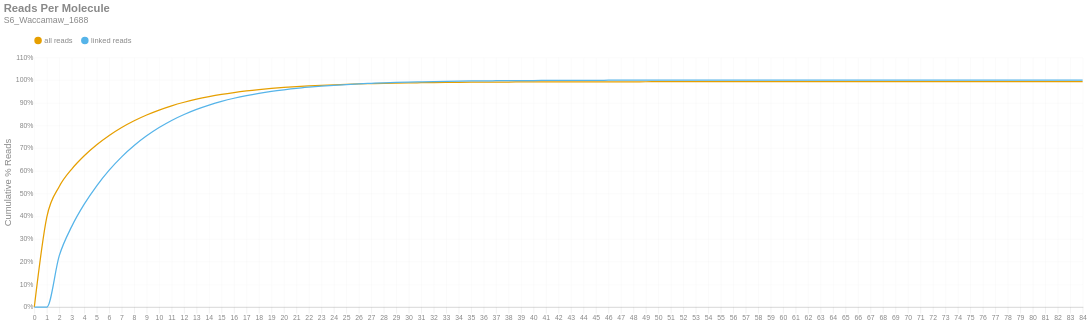

The notebook cell this image was saved under:
### Markdown cell above
### Reads per Molecule
This chart shows the cumulative distribution of the number of reads per linked molecule. That is, how many alignments are associated with a unique molecule. This excludes the number of reads associated with invalid or absent linked-read barcodes. The `linked` histogram is the percentages recalculated when disregarding singletons.

### Code cell
if SKIPLR:
    print_html(f"Skipped")
else:
    counts = np.bincount(valids['reads'].cast(pl.Int64).to_numpy())
    weighted = counts * np.arange(len(counts))
    all_perc = weighted / n_reads
    linked_perc = weighted / n_linked_reads
    linked_perc[1] = 0
    binned_df = pl.DataFrame({
        'readsper': list(range(len(counts))),
        'all reads (cumsum)': np.cumsum(all_perc).tolist(),
        'linked reads (cumsum)': np.cumsum(linked_perc).tolist(),
    })

    with SafeRender(binned_df):
        (
            density_plot(binned_df, 'Reads Per Molecule', samplename, 'readspmol')
            .encode(
                x=alt.X('readsper:O', title=None).axis(labelAngle=0).scale(padding=0),
                y=alt.Y('value:Q', title='Cumulative % Reads').axis(format='%').stack(False),
                color=alt.Color("key:N").scale(domain=["all reads", "linked reads"]),
                tooltip=[
                    alt.Tooltip("key:N", title="Data Type"),
                    alt.Tooltip("readsper:O", title="Reads Per Molecule"),
                    alt.Tooltip("value:Q", format=".2%", title="% Reads (Cum.)")
                ]            
            )
        ).display()

### Figure 1 — Vega-Lite specification as saved in the notebook (floating-point values rounded to 4 significant figures)
{"width": "container", "height": 400, "config": {"title": {"anchor": "start", "dy": -15, "fontSize": 18, "color": "#888888", "subtitleColor": "#888888", "subtitleFontSize": 14}, "arc": {"fill": "#0072B2"}, "axis": {"domainColor": "#888888", "domainWidth": 0.5, "gridWidth": 0.2, "grid": false, "titleFontWeight": 400, "titleFontSize": 15, "labelFontSize": 11, "labelColor": "#888888", "tickColor": "#888888", "tickWidth": 0.2, "titleColor": "#888888"}, "axisBand": {"grid": false}, "axisX": {"grid": true, "tickSize": 10, "domainCap": "round"}, "axisY": {"domain": false, "grid": true, "tickSize": 0, "domainCap": "round"}, "background": "transparent", "header": {"labelFontSize": 15, "labelColor": "#888888", "titleFontSize": 15, "titleFontWeight": 600, "titleColor": "#888888"}, "legend": {"labelFont": "sans-serif", "labelFontSize": 12, "labelColor": "#888888", "symbolSize": 100, "symbolType": "circle", "titleFontSize": 12, "titlePadding": 10, "titleColor": "#888888", "title": null, "orient": "top"}, "range": {"category": ["#E69F00", "#56B4E9", "#009E73", "#F0E442", "#0072B2", "#D55E00", "#CC79A7", "#000000"], "diverging": ["#cfe8f3", "#a2d4ec", "#73bfe2", "#46abdb", "#1696d2", "#12719e"]}, "area": {"fill": "#0072B2", "fillOpacity": 0.7, "line": true, "strokeOpacity": 0.7}, "line": {"color": "#0072B2", "stroke": "#0072B2", "strokeWidth": 2}, "trail": {"color": "#0072B2", "stroke": "#0072B2", "strokeWidth": 0, "size": 1}, "point": {"filled": true, "fillOpacity": 1.0, "size": 95}, "text": {"color": "#888888", "fontSize": 11, "align": "right", "fontWeight": 400, "size": 11}, "bar": {"fill": "#0072B2", "stroke": null}, "view": {"stroke": null, "continuousWidth": 660, "continuousHeight": 400}}, "data": {"name": "data-5fd92cce48e0ac1e5d630fd090b3a3e9"}, "mark": {"type": "line", "interpolate": "monotone", "point": {"opacity": 0, "size": 275}}, "encoding": {"color": {"field": "key", "scale": {"domain": ["all reads", "linked reads"]}, "type": "nominal"}, "tooltip": [{"field": "key", "title": "Data Type", "type": "nominal"}, {"field": "readsper", "title": "Reads Per Molecule", "type": "ordinal"}, {"field": "value", "format": ".2%", "title": "% Reads (Cum.)", "type": "quantitative"}], "x": {"axis": {"labelAngle": 0}, "field": "readsper", "scale": {"padding": 0}, "title": null, "type": "ordinal"}, "y": {"axis": {"format": "%"}, "field": "value", "stack": false, "title": "Cumulative % Reads", "type": "quantitative"}}, "params": [{"name": "param_c36ac31b6afebe62", "select": {"type": "point", "fields": ["key"]}, "bind": "legend"}], "title": {"text": "Reads Per Molecule", "subtitle": "S6_Waccamaw_1688"}, "transform": [{"fold": ["all reads (cumsum)", "linked reads (cumsum)"]}, {"calculate": "replace(datum.key, ' (cumsum)', '')", "as": "key"}, {"filter": {"param": "param_c36ac31b6afebe62"}}], "usermeta": {"embedOptions": {"downloadFileName": "S6_Waccamaw_1688.readspmol"}}, "$schema": "https://vega.github.io/schema/vega-lite/v6.1.0.json", "datasets": {"data-5fd92cce48e0ac1e5d630fd090b3a3e9": [{"readsper": 0, "all reads (cumsum)": 0.0, "linked reads (cumsum)": 0.0}, {"readsper": 1, "all reads (cumsum)": 0.3959, "linked reads (cumsum)": 0.0}, {"readsper": 2, "all reads (cumsum)": 0.531, "linked reads (cumsum)": 0.2262}, {"readsper": 3, "all reads (cumsum)": 0.608, "linked reads (cumsum)": 0.3553}, {"readsper": 4, "all reads (cumsum)": 0.6665, "linked reads (cumsum)": 0.4531}, {"readsper": 5, "all reads (cumsum)": 0.7149, "linked reads (cumsum)": 0.5343}, {"readsper": 6, "all reads (cumsum)": 0.756, "linked reads (cumsum)": 0.6031}, {"readsper": 7, "all reads (cumsum)": 0.7911, "linked reads (cumsum)": 0.6619}, {"readsper": 8, "all reads (cumsum)": 0.8208, "linked reads (cumsum)": 0.7117}, {"readsper": 9, "all reads (cumsum)": 0.8463, "linked reads (cumsum)": 0.7543}, {"readsper": 10, "all reads (cumsum)": 0.868, "linked reads (cumsum)": 0.7907}, {"readsper": 11, "all reads (cumsum)": 0.8867, "linked reads (cumsum)": 0.8221}, {"readsper": 12, "all reads (cumsum)": 0.9024, "linked reads (cumsum)": 0.8483}, {"readsper": 13, "all reads (cumsum)": 0.9158, "linked reads (cumsum)": 0.8708}, {"readsper": 14, "all reads (cumsum)": 0.9271, "linked reads (cumsum)": 0.8898}, {"readsper": 15, "all reads (cumsum)": 0.9369, "linked reads (cumsum)": 0.9061}, {"readsper": 16, "all reads (cumsum)": 0.9452, "linked reads (cumsum)": 0.92}, {"readsper": 17, "all reads (cumsum)": 0.9522, "linked reads (cumsum)": 0.9318}, {"readsper": 18, "all reads (cumsum)": 0.9581, "linked reads (cumsum)": 0.9417}, {"readsper": 19, "all reads (cumsum)": 0.9632, "linked reads (cumsum)": 0.9501}, {"readsper": 20, "all reads (cumsum)": 0.9675, "linked reads (cumsum)": 0.9573}, {"readsper": 21, "all reads (cumsum)": 0.9713, "linked reads (cumsum)": 0.9636}, {"readsper": 22, "all reads (cumsum)": 0.9743, "linked reads (cumsum)": 0.9688}, {"readsper": 23, "all reads (cumsum)": 0.977, "linked reads (cumsum)": 0.9733}, {"readsper": 24, "all reads (cumsum)": 0.9793, "linked reads (cumsum)": 0.9771}, {"readsper": 25, "all reads (cumsum)": 0.9814, "linked reads (cumsum)": 0.9806}, {"readsper": 26, "all reads (cumsum)": 0.983, "linked reads (cumsum)": 0.9834}, {"readsper": 27, "all reads (cumsum)": 0.9844, "linked reads (cumsum)": 0.9857}, {"readsper": 28, "all reads (cumsum)": 0.9858, "linked reads (cumsum)": 0.9879}, {"readsper": 29, "all reads (cumsum)": 0.9868, "linked reads (cumsum)": 0.9897}, {"readsper": 30, "all reads (cumsum)": 0.9877, "linked reads (cumsum)": 0.9912}, {"readsper": 31, "all reads (cumsum)": 0.9885, "linked reads (cumsum)": 0.9925}, {"readsper": 32, "all reads (cumsum)": 0.9892, "linked reads (cumsum)": 0.9937}, {"readsper": 33, "all reads (cumsum)": 0.9898, "linked reads (cumsum)": 0.9947}, {"readsper": 34, "all reads (cumsum)": 0.9903, "linked reads (cumsum)": 0.9956}, {"readsper": 35, "all reads (cumsum)": 0.9908, "linked reads (cumsum)": 0.9963}, {"readsper": 36, "all reads (cumsum)": 0.9911, "linked reads (cumsum)": 0.9968}, {"readsper": 37, "all reads (cumsum)": 0.9913, "linked reads (cumsum)": 0.9972}, {"readsper": 38, "all reads (cumsum)": 0.9915, "linked reads (cumsum)": 0.9976}, {"readsper": 39, "all reads (cumsum)": 0.9917, "linked reads (cumsum)": 0.9979}, {"readsper": 40, "all reads (cumsum)": 0.9919, "linked reads (cumsum)": 0.9982}, {"readsper": 41, "all reads (cumsum)": 0.9921, "linked reads (cumsum)": 0.9985}, {"readsper": 42, "all reads (cumsum)": 0.9922, "linked reads (cumsum)": 0.9987}, {"readsper": 43, "all reads (cumsum)": 0.9923, "linked reads (cumsum)": 0.9989}, {"readsper": 44, "all reads (cumsum)": 0.9924, "linked reads (cumsum)": 0.9991}, {"readsper": 45, "all reads (cumsum)": 0.9925, "linked reads (cumsum)": 0.9992}, {"readsper": 46, "all reads (cumsum)": 0.9926, "linked reads (cumsum)": 0.9994}, {"readsper": 47, "all reads (cumsum)": 0.9926, "linked reads (cumsum)": 0.9994}, {"readsper": 48, "all reads (cumsum)": 0.9927, "linked reads (cumsum)": 0.9995}, {"readsper": 49, "all reads (cumsum)": 0.9927, "linked reads (cumsum)": 0.9996}, {"readsper": 50, "all reads (cumsum)": 0.9928, "linked reads (cumsum)": 0.9997}, {"readsper": 51, "all reads (cumsum)": 0.9928, "linked reads (cumsum)": 0.9997}, {"readsper": 52, "all reads (cumsum)": 0.9928, "linked reads (cumsum)": 0.9998}, {"readsper": 53, "all reads (cumsum)": 0.9929, "linked reads (cumsum)": 0.9998}, {"readsper": 54, "all reads (cumsum)": 0.9929, "linked reads (cumsum)": 0.9998}, {"readsper": 55, "all reads (cumsum)": 0.9929, "linked reads (cumsum)": 0.9999}, {"readsper": 56, "all reads (cumsum)": 0.9929, "linked reads (cumsum)": 0.9999}, {"readsper": 57, "all reads (cumsum)": 0.9929, "linked reads (cumsum)": 0.9999}, {"readsper": 58, "all reads (cumsum)": 0.9929, "linked reads (cumsum)": 0.9999}, {"readsper": 59, "all reads (cumsum)": 0.9929, "linked reads (cumsum)": 0.9999}, {"readsper": 60, "all reads (cumsum)": 0.9929, "linked reads (cumsum)": 0.9999}, {"readsper": 61, "all reads (cumsum)": 0.9929, "linked reads (cumsum)": 0.9999}, {"readsper": 62, "all reads (cumsum)": 0.9929, "linked reads (cumsum)": 0.9999}, {"readsper": 63, "all reads (cumsum)": 0.9929, "linked reads (cumsum)": 0.9999}, {"readsper": 64, "all reads (cumsum)": 0.9929, "linked reads (cumsum)": 0.9999}, {"readsper": 65, "all reads (cumsum)": 0.9929, "linked reads (cumsum)": 0.9999}, {"readsper": 66, "all reads (cumsum)": 0.9929, "linked reads (cumsum)": 0.9999}, {"readsper": 67, "all reads (cumsum)": 0.9929, "linked reads (cumsum)": 1.0}, {"readsper": 68, "all reads (cumsum)": 0.9929, "linked reads (cumsum)": 1.0}, {"readsper": 69, "all reads (cumsum)": 0.9929, "linked reads (cumsum)": 1.0}, {"readsper": 70, "all reads (cumsum)": 0.993, "linked reads (cumsum)": 1.0}, {"readsper": 71, "all reads (cumsum)": 0.993, "linked reads (cumsum)": 1.0}, {"readsper": 72, "all reads (cumsum)": 0.993, "linked reads (cumsum)": 1.0}, {"readsper": 73, "all reads (cumsum)": 0.993, "linked reads (cumsum)": 1.0}, {"readsper": 74, "all reads (cumsum)": 0.993, "linked reads (cumsum)": 1.0}, {"readsper": 75, "all reads (cumsum)": 0.993, "linked reads (cumsum)": 1.0}, {"readsper": 76, "all reads (cumsum)": 0.993, "linked reads (cumsum)": 1.0}, {"readsper": 77, "all reads (cumsum)": 0.993, "linked reads (cumsum)": 1.0}, {"readsper": 78, "all reads (cumsum)": 0.993, "linked reads (cumsum)": 1.0}, {"readsper": 79, "all reads (cumsum)": 0.993, "linked reads (cumsum)": 1.0}, {"readsper": 80, "all reads (cumsum)": 0.993, "linked reads (cumsum)": 1.0}, {"readsper": 81, "all reads (cumsum)": 0.993, "linked reads (cumsum)": 1.0}, {"readsper": 82, "all reads (cumsum)": 0.993, "linked reads (cumsum)": 1.0}, {"readsper": 83, "all reads (cumsum)": 0.993, "linked reads (cumsum)": 1.0}, {"readsper": 84, "all reads (cumsum)": 0.993, "linked reads (cumsum)": 1.0}]}}
